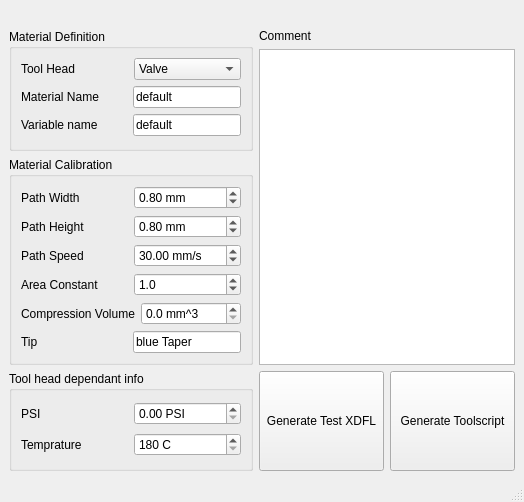
<?xml version="1.0" encoding="UTF-8"?>
<ui version="4.0">
 <class>MainWindow</class>
 <widget class="QMainWindow" name="MainWindow">
  <property name="geometry">
   <rect>
    <x>0</x>
    <y>0</y>
    <width>517</width>
    <height>502</height>
   </rect>
  </property>
  <property name="windowTitle">
   <string>MainWindow</string>
  </property>
  <widget class="QWidget" name="centralwidget">
   <layout class="QVBoxLayout" name="verticalLayout_7">
    <item>
     <widget class="QLabel" name="titleLabel">
      <property name="minimumSize">
       <size>
        <width>80</width>
        <height>0</height>
       </size>
      </property>
      <property name="frameShape">
       <enum>QFrame::NoFrame</enum>
      </property>
      <property name="text">
       <string/>
      </property>
     </widget>
    </item>
    <item>
     <layout class="QHBoxLayout" name="horizontalLayout_13">
      <item>
       <layout class="QVBoxLayout" name="verticalLayout_6">
        <item>
         <widget class="QGroupBox" name="groupBox_3">
          <property name="title">
           <string>Material Definition</string>
          </property>
          <property name="flat">
           <bool>true</bool>
          </property>
          <layout class="QVBoxLayout" name="verticalLayout_4">
           <item>
            <layout class="QHBoxLayout" name="horizontalLayout_7">
             <item>
              <widget class="QLabel" name="toolHeadLabel">
               <property name="text">
                <string>Tool Head</string>
               </property>
              </widget>
             </item>
             <item>
              <widget class="QComboBox" name="toolHeadComboBox">
               <item>
                <property name="text">
                 <string>Valve</string>
                </property>
               </item>
               <item>
                <property name="text">
                 <string>Displacement</string>
                </property>
               </item>
               <item>
                <property name="text">
                 <string>Plastic</string>
                </property>
               </item>
              </widget>
             </item>
            </layout>
           </item>
           <item>
            <layout class="QHBoxLayout" name="horizontalLayout_10">
             <item>
              <widget class="QLabel" name="tipLabel_2">
               <property name="text">
                <string>Material Name</string>
               </property>
              </widget>
             </item>
             <item>
              <widget class="QLineEdit" name="matNameLineEdit">
               <property name="sizePolicy">
                <sizepolicy hsizetype="Minimum" vsizetype="Fixed">
                 <horstretch>0</horstretch>
                 <verstretch>0</verstretch>
                </sizepolicy>
               </property>
               <property name="text">
                <string>default</string>
               </property>
              </widget>
             </item>
            </layout>
           </item>
           <item>
            <layout class="QHBoxLayout" name="horizontalLayout_11">
             <item>
              <widget class="QLabel" name="tipLabel_3">
               <property name="text">
                <string>Variable name</string>
               </property>
              </widget>
             </item>
             <item>
              <widget class="QLineEdit" name="matVarLineEdit">
               <property name="sizePolicy">
                <sizepolicy hsizetype="Minimum" vsizetype="Fixed">
                 <horstretch>0</horstretch>
                 <verstretch>0</verstretch>
                </sizepolicy>
               </property>
               <property name="text">
                <string>default</string>
               </property>
              </widget>
             </item>
            </layout>
           </item>
          </layout>
         </widget>
        </item>
        <item>
         <widget class="QGroupBox" name="groupBox_2">
          <property name="title">
           <string>Material Calibration</string>
          </property>
          <property name="flat">
           <bool>true</bool>
          </property>
          <layout class="QVBoxLayout" name="verticalLayout_3">
           <item>
            <layout class="QHBoxLayout" name="horizontalLayout">
             <item>
              <widget class="QLabel" name="widthLabel">
               <property name="text">
                <string>Path Width</string>
               </property>
              </widget>
             </item>
             <item>
              <widget class="QDoubleSpinBox" name="widthSpinBox">
               <property name="suffix">
                <string> mm</string>
               </property>
               <property name="minimum">
                <double>0.010000000000000</double>
               </property>
               <property name="maximum">
                <double>100.000000000000000</double>
               </property>
               <property name="singleStep">
                <double>0.100000000000000</double>
               </property>
               <property name="value">
                <double>0.800000000000000</double>
               </property>
              </widget>
             </item>
            </layout>
           </item>
           <item>
            <layout class="QHBoxLayout" name="horizontalLayout_2">
             <item>
              <widget class="QLabel" name="heightLabel">
               <property name="text">
                <string>Path Height</string>
               </property>
              </widget>
             </item>
             <item>
              <widget class="QDoubleSpinBox" name="heightSpinBox">
               <property name="suffix">
                <string> mm</string>
               </property>
               <property name="maximum">
                <double>100.000000000000000</double>
               </property>
               <property name="singleStep">
                <double>0.100000000000000</double>
               </property>
               <property name="value">
                <double>0.800000000000000</double>
               </property>
              </widget>
             </item>
            </layout>
           </item>
           <item>
            <layout class="QHBoxLayout" name="horizontalLayout_3">
             <item>
              <widget class="QLabel" name="speedLabel">
               <property name="text">
                <string>Path Speed</string>
               </property>
              </widget>
             </item>
             <item>
              <widget class="QDoubleSpinBox" name="speedSpinBox">
               <property name="suffix">
                <string> mm/s</string>
               </property>
               <property name="minimum">
                <double>0.010000000000000</double>
               </property>
               <property name="maximum">
                <double>120.000000000000000</double>
               </property>
               <property name="value">
                <double>30.000000000000000</double>
               </property>
              </widget>
             </item>
            </layout>
           </item>
           <item>
            <layout class="QHBoxLayout" name="horizontalLayout_4">
             <item>
              <widget class="QLabel" name="areaLabel">
               <property name="text">
                <string>Area Constant</string>
               </property>
              </widget>
             </item>
             <item>
              <widget class="QDoubleSpinBox" name="areaSpinBox">
               <property name="decimals">
                <number>1</number>
               </property>
               <property name="maximum">
                <double>1.500000000000000</double>
               </property>
               <property name="singleStep">
                <double>0.100000000000000</double>
               </property>
               <property name="value">
                <double>1.000000000000000</double>
               </property>
              </widget>
             </item>
            </layout>
           </item>
           <item>
            <layout class="QHBoxLayout" name="horizontalLayout_12">
             <item>
              <widget class="QLabel" name="cvLabel">
               <property name="text">
                <string>Compression Volume</string>
               </property>
              </widget>
             </item>
             <item>
              <widget class="QDoubleSpinBox" name="cvSpinBox">
               <property name="suffix">
                <string> mm^3</string>
               </property>
               <property name="decimals">
                <number>1</number>
               </property>
               <property name="maximum">
                <double>1000.000000000000000</double>
               </property>
               <property name="singleStep">
                <double>10.000000000000000</double>
               </property>
               <property name="value">
                <double>0.000000000000000</double>
               </property>
              </widget>
             </item>
            </layout>
           </item>
           <item>
            <layout class="QHBoxLayout" name="horizontalLayout_6">
             <item>
              <widget class="QLabel" name="tipLabel">
               <property name="text">
                <string>Tip</string>
               </property>
              </widget>
             </item>
             <item>
              <widget class="QLineEdit" name="tipLineEdit">
               <property name="sizePolicy">
                <sizepolicy hsizetype="Minimum" vsizetype="Fixed">
                 <horstretch>0</horstretch>
                 <verstretch>0</verstretch>
                </sizepolicy>
               </property>
               <property name="text">
                <string>blue Taper</string>
               </property>
              </widget>
             </item>
            </layout>
           </item>
          </layout>
         </widget>
        </item>
        <item>
         <widget class="QGroupBox" name="groupBox">
          <property name="sizePolicy">
           <sizepolicy hsizetype="Minimum" vsizetype="Fixed">
            <horstretch>0</horstretch>
            <verstretch>0</verstretch>
           </sizepolicy>
          </property>
          <property name="minimumSize">
           <size>
            <width>0</width>
            <height>100</height>
           </size>
          </property>
          <property name="maximumSize">
           <size>
            <width>16777215</width>
            <height>100</height>
           </size>
          </property>
          <property name="title">
           <string>Tool head dependant info</string>
          </property>
          <property name="flat">
           <bool>true</bool>
          </property>
          <layout class="QVBoxLayout" name="verticalLayout_2">
           <item>
            <layout class="QHBoxLayout" name="horizontalLayout_5">
             <item>
              <widget class="QLabel" name="psiLabel">
               <property name="sizePolicy">
                <sizepolicy hsizetype="Preferred" vsizetype="Minimum">
                 <horstretch>0</horstretch>
                 <verstretch>0</verstretch>
                </sizepolicy>
               </property>
               <property name="text">
                <string>PSI</string>
               </property>
              </widget>
             </item>
             <item>
              <widget class="QDoubleSpinBox" name="psiSpinBox">
               <property name="prefix">
                <string/>
               </property>
               <property name="suffix">
                <string> PSI</string>
               </property>
               <property name="maximum">
                <double>100.000000000000000</double>
               </property>
               <property name="singleStep">
                <double>5.000000000000000</double>
               </property>
              </widget>
             </item>
            </layout>
           </item>
           <item>
            <layout class="QHBoxLayout" name="horizontalLayout_9">
             <item>
              <widget class="QLabel" name="tempLabel">
               <property name="sizePolicy">
                <sizepolicy hsizetype="Preferred" vsizetype="Minimum">
                 <horstretch>0</horstretch>
                 <verstretch>0</verstretch>
                </sizepolicy>
               </property>
               <property name="text">
                <string>Temprature</string>
               </property>
              </widget>
             </item>
             <item>
              <widget class="QDoubleSpinBox" name="tempSpinBox">
               <property name="suffix">
                <string> C</string>
               </property>
               <property name="decimals">
                <number>0</number>
               </property>
               <property name="minimum">
                <double>180.000000000000000</double>
               </property>
               <property name="maximum">
                <double>310.000000000000000</double>
               </property>
               <property name="singleStep">
                <double>10.000000000000000</double>
               </property>
              </widget>
             </item>
            </layout>
           </item>
          </layout>
         </widget>
        </item>
       </layout>
      </item>
      <item>
       <layout class="QVBoxLayout" name="verticalLayout_5">
        <item>
         <layout class="QVBoxLayout" name="verticalLayout">
          <item>
           <widget class="QLabel" name="label_2">
            <property name="text">
             <string>Comment</string>
            </property>
           </widget>
          </item>
          <item>
           <widget class="QPlainTextEdit" name="commentTextEdit">
            <property name="sizePolicy">
             <sizepolicy hsizetype="Minimum" vsizetype="Expanding">
              <horstretch>0</horstretch>
              <verstretch>0</verstretch>
             </sizepolicy>
            </property>
           </widget>
          </item>
         </layout>
        </item>
        <item>
         <layout class="QHBoxLayout" name="horizontalLayout_8">
          <item>
           <widget class="QPushButton" name="xdflButton">
            <property name="sizePolicy">
             <sizepolicy hsizetype="Minimum" vsizetype="Minimum">
              <horstretch>0</horstretch>
              <verstretch>0</verstretch>
             </sizepolicy>
            </property>
            <property name="text">
             <string>Generate Test XDFL</string>
            </property>
           </widget>
          </item>
          <item>
           <widget class="QPushButton" name="toolScriptButton">
            <property name="sizePolicy">
             <sizepolicy hsizetype="Minimum" vsizetype="Minimum">
              <horstretch>0</horstretch>
              <verstretch>0</verstretch>
             </sizepolicy>
            </property>
            <property name="minimumSize">
             <size>
              <width>0</width>
              <height>100</height>
             </size>
            </property>
            <property name="text">
             <string>Generate Toolscript</string>
            </property>
           </widget>
          </item>
         </layout>
        </item>
       </layout>
      </item>
     </layout>
    </item>
   </layout>
  </widget>
  <widget class="QMenuBar" name="menubar">
   <property name="geometry">
    <rect>
     <x>0</x>
     <y>0</y>
     <width>517</width>
     <height>21</height>
    </rect>
   </property>
  </widget>
  <widget class="QStatusBar" name="statusbar"/>
 </widget>
 <resources/>
 <connections/>
</ui>
